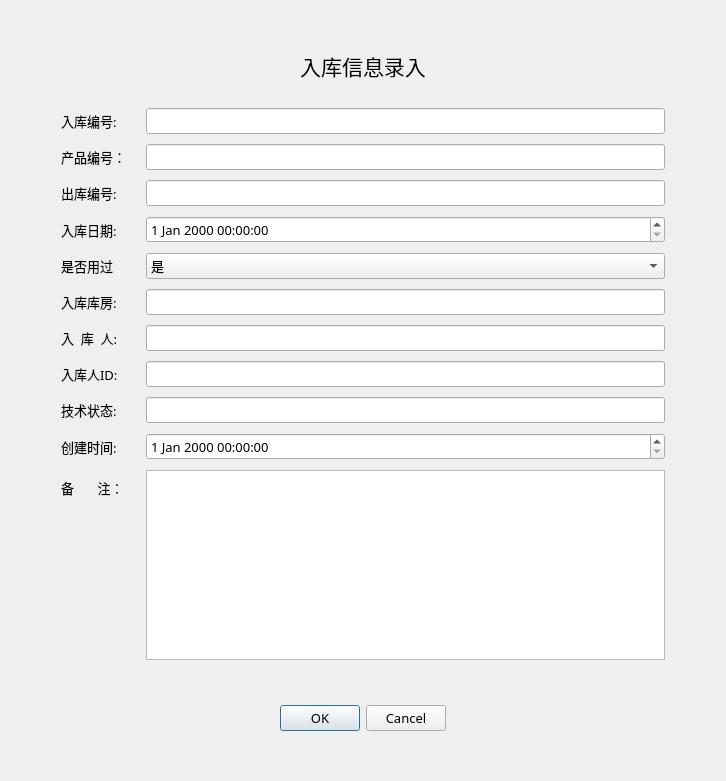
<?xml version="1.0" encoding="UTF-8"?>
<ui version="4.0">
 <class>Dialog</class>
 <widget class="QDialog" name="Dialog">
  <property name="geometry">
   <rect>
    <x>0</x>
    <y>0</y>
    <width>726</width>
    <height>781</height>
   </rect>
  </property>
  <property name="font">
   <font>
    <family>微软雅黑 Light</family>
    <pointsize>10</pointsize>
   </font>
  </property>
  <property name="windowTitle">
   <string>入库信息录入</string>
  </property>
  <layout class="QVBoxLayout" name="verticalLayout">
   <item>
    <spacer name="verticalSpacer_2">
     <property name="orientation">
      <enum>Qt::Vertical</enum>
     </property>
     <property name="sizeHint" stdset="0">
      <size>
       <width>20</width>
       <height>40</height>
      </size>
     </property>
    </spacer>
   </item>
   <item>
    <widget class="QLabel" name="label">
     <property name="font">
      <font>
       <family>Adobe Devanagari</family>
       <pointsize>16</pointsize>
      </font>
     </property>
     <property name="text">
      <string>入库信息录入</string>
     </property>
     <property name="alignment">
      <set>Qt::AlignCenter</set>
     </property>
    </widget>
   </item>
   <item>
    <layout class="QFormLayout" name="formLayout">
     <property name="labelAlignment">
      <set>Qt::AlignLeading|Qt::AlignLeft|Qt::AlignVCenter</set>
     </property>
     <property name="horizontalSpacing">
      <number>20</number>
     </property>
     <property name="verticalSpacing">
      <number>10</number>
     </property>
     <property name="leftMargin">
      <number>50</number>
     </property>
     <property name="topMargin">
      <number>20</number>
     </property>
     <property name="rightMargin">
      <number>50</number>
     </property>
     <item row="0" column="0">
      <widget class="QLabel" name="label_2">
       <property name="text">
        <string>入库编号:</string>
       </property>
      </widget>
     </item>
     <item row="0" column="1">
      <widget class="QLineEdit" name="inNO"/>
     </item>
     <item row="1" column="0">
      <widget class="QLabel" name="Label">
       <property name="text">
        <string>产品编号：</string>
       </property>
      </widget>
     </item>
     <item row="1" column="1">
      <widget class="QLineEdit" name="productNO">
       <property name="enabled">
        <bool>true</bool>
       </property>
      </widget>
     </item>
     <item row="2" column="0">
      <widget class="QLabel" name="iDLabel">
       <property name="text">
        <string>出库编号:</string>
       </property>
      </widget>
     </item>
     <item row="2" column="1">
      <widget class="QLineEdit" name="outNO">
       <property name="enabled">
        <bool>true</bool>
       </property>
      </widget>
     </item>
     <item row="3" column="0">
      <widget class="QLabel" name="label_3">
       <property name="text">
        <string>入库日期:</string>
       </property>
      </widget>
     </item>
     <item row="5" column="0">
      <widget class="QLabel" name="Label_2">
       <property name="text">
        <string>入库库房:</string>
       </property>
      </widget>
     </item>
     <item row="5" column="1">
      <widget class="QLineEdit" name="inStorageNo">
       <property name="enabled">
        <bool>true</bool>
       </property>
      </widget>
     </item>
     <item row="6" column="0">
      <widget class="QLabel" name="Label_3">
       <property name="text">
        <string>入  库  人:</string>
       </property>
      </widget>
     </item>
     <item row="6" column="1">
      <widget class="QLineEdit" name="inRecorderPerson">
       <property name="enabled">
        <bool>true</bool>
       </property>
      </widget>
     </item>
     <item row="8" column="0">
      <widget class="QLabel" name="Label_4">
       <property name="text">
        <string>技术状态:</string>
       </property>
      </widget>
     </item>
     <item row="8" column="1">
      <widget class="QLineEdit" name="inTechState">
       <property name="enabled">
        <bool>true</bool>
       </property>
      </widget>
     </item>
     <item row="9" column="0">
      <widget class="QLabel" name="Label_13">
       <property name="text">
        <string>创建时间:</string>
       </property>
      </widget>
     </item>
     <item row="9" column="1">
      <widget class="QDateTimeEdit" name="createTime">
       <property name="mouseTracking">
        <bool>true</bool>
       </property>
       <property name="focusPolicy">
        <enum>Qt::StrongFocus</enum>
       </property>
       <property name="acceptDrops">
        <bool>true</bool>
       </property>
       <property name="autoFillBackground">
        <bool>true</bool>
       </property>
      </widget>
     </item>
     <item row="10" column="0">
      <widget class="QLabel" name="Label_12">
       <property name="text">
        <string>备       注：</string>
       </property>
      </widget>
     </item>
     <item row="10" column="1">
      <widget class="QTextEdit" name="remark">
       <property name="enabled">
        <bool>true</bool>
       </property>
      </widget>
     </item>
     <item row="4" column="0">
      <widget class="QLabel" name="label_4">
       <property name="text">
        <string>是否用过</string>
       </property>
      </widget>
     </item>
     <item row="4" column="1">
      <widget class="QComboBox" name="isUsed">
       <item>
        <property name="text">
         <string>是</string>
        </property>
       </item>
       <item>
        <property name="text">
         <string>否</string>
        </property>
       </item>
      </widget>
     </item>
     <item row="7" column="0">
      <widget class="QLabel" name="label_5">
       <property name="text">
        <string>入库人ID:</string>
       </property>
      </widget>
     </item>
     <item row="7" column="1">
      <widget class="QLineEdit" name="inRecorderPersonNO"/>
     </item>
     <item row="3" column="1">
      <widget class="QDateTimeEdit" name="inDate"/>
     </item>
    </layout>
   </item>
   <item>
    <spacer name="verticalSpacer_3">
     <property name="orientation">
      <enum>Qt::Vertical</enum>
     </property>
     <property name="sizeHint" stdset="0">
      <size>
       <width>20</width>
       <height>40</height>
      </size>
     </property>
    </spacer>
   </item>
   <item alignment="Qt::AlignHCenter">
    <widget class="QDialogButtonBox" name="buttonBox">
     <property name="standardButtons">
      <set>QDialogButtonBox::Cancel|QDialogButtonBox::Ok</set>
     </property>
    </widget>
   </item>
   <item>
    <spacer name="verticalSpacer">
     <property name="orientation">
      <enum>Qt::Vertical</enum>
     </property>
     <property name="sizeHint" stdset="0">
      <size>
       <width>20</width>
       <height>40</height>
      </size>
     </property>
    </spacer>
   </item>
  </layout>
 </widget>
 <resources/>
 <connections/>
</ui>
